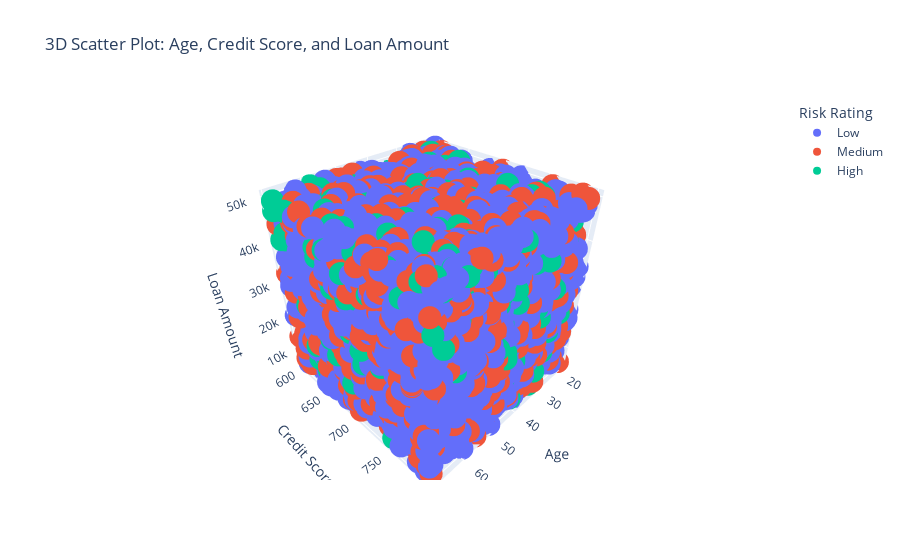

Source (notebook cell):
### Code cell
fig3 = px.scatter_3d(data, x='Age', y='Credit Score', z='Loan Amount', color='Risk Rating',
                     title="3D Scatter Plot: Age, Credit Score, and Loan Amount")
fig3.show()

### Figure 1 — Plotly figure (JSON) as saved in the notebook; plotly's stock layout.template omitted (floating-point values rounded to 4 significant figures; data arrays with more than 128 entries replaced by an {"elided": "..."} marker saying what was removed)
{"data": [{"hovertemplate": "Risk Rating=Low<br>Age=%{x}<br>Credit Score=%{y}<br>Loan Amount=%{z}<extra></extra>", "legendgroup": "Low", "marker": {"color": "#636efa", "symbol": "circle"}, "mode": "markers", "name": "Low", "scene": "scene", "showlegend": true, "type": "scatter3d", "x": {"elided": "9000 int values"}, "y": {"elided": "9000 int values"}, "z": {"elided": "9000 int values"}}, {"hovertemplate": "Risk Rating=Medium<br>Age=%{x}<br>Credit Score=%{y}<br>Loan Amount=%{z}<extra></extra>", "legendgroup": "Medium", "marker": {"color": "#EF553B", "symbol": "circle"}, "mode": "markers", "name": "Medium", "scene": "scene", "showlegend": true, "type": "scatter3d", "x": {"elided": "4500 int values"}, "y": {"elided": "4500 int values"}, "z": {"elided": "4500 int values"}}, {"hovertemplate": "Risk Rating=High<br>Age=%{x}<br>Credit Score=%{y}<br>Loan Amount=%{z}<extra></extra>", "legendgroup": "High", "marker": {"color": "#00cc96", "symbol": "circle"}, "mode": "markers", "name": "High", "scene": "scene", "showlegend": true, "type": "scatter3d", "x": {"elided": "1500 int values"}, "y": {"elided": "1500 int values"}, "z": {"elided": "1500 int values"}}], "layout": {"legend": {"title": {"text": "Risk Rating"}, "tracegroupgap": 0}, "scene": {"domain": {"x": [0, 1], "y": [0, 1]}, "xaxis": {"title": {"text": "Age"}}, "yaxis": {"title": {"text": "Credit Score"}}, "zaxis": {"title": {"text": "Loan Amount"}}}, "title": {"text": "3D Scatter Plot: Age, Credit Score, and Loan Amount"}}}
